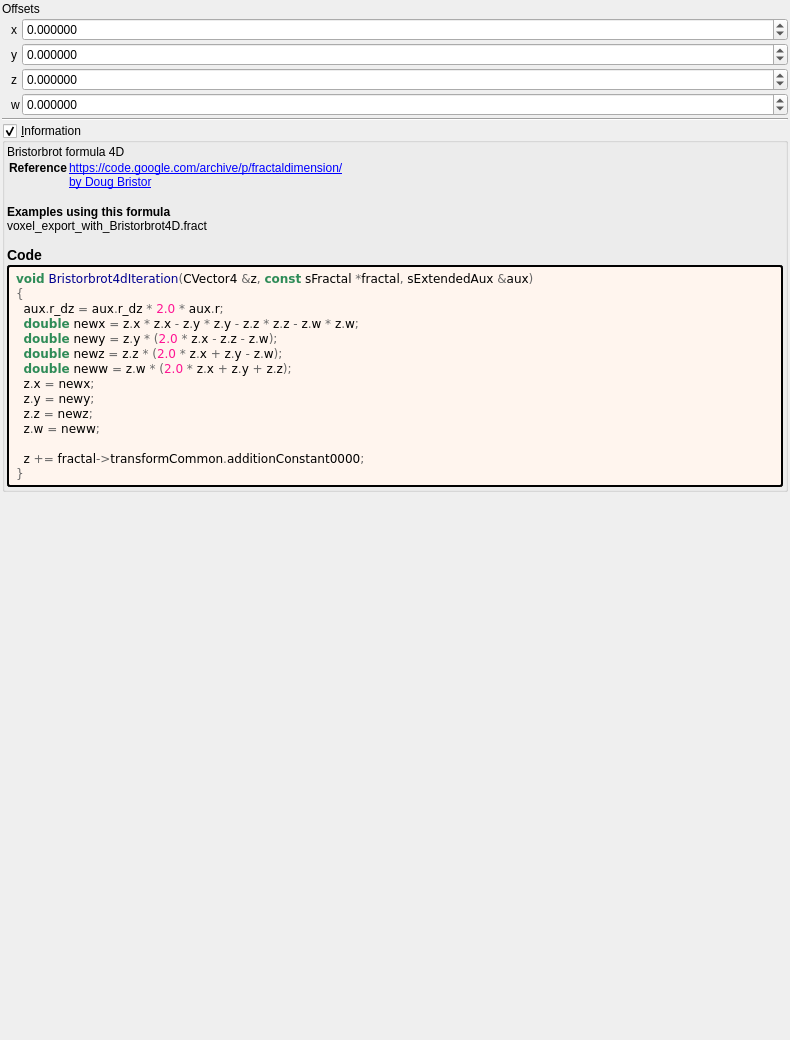
<?xml version="1.0" encoding="UTF-8"?>
<ui version="4.0">
 <class>Form</class>
 <widget class="QWidget" name="Form">
  <property name="geometry">
   <rect>
    <x>0</x>
    <y>0</y>
    <width>790</width>
    <height>1040</height>
   </rect>
  </property>
  <property name="windowTitle">
   <string notr="true">bristorbrot4d</string>
  </property>
  <layout class="QVBoxLayout" name="verticalLayout">
   <property name="spacing">
    <number>2</number>
   </property>
   <property name="leftMargin">
    <number>2</number>
   </property>
   <property name="topMargin">
    <number>2</number>
   </property>
   <property name="rightMargin">
    <number>2</number>
   </property>
   <property name="bottomMargin">
    <number>2</number>
   </property>
   <item>
    <widget class="QLabel" name="label_256">
     <property name="text">
      <string>Offsets</string>
     </property>
    </widget>
   </item>
   <item>
    <layout class="QGridLayout" name="gridLayout_63" columnstretch="0,0,0,1">
     <property name="spacing">
      <number>2</number>
     </property>
     <item row="3" column="2">
      <widget class="QLabel" name="label_112">
       <property name="text">
        <string notr="true">x</string>
       </property>
      </widget>
     </item>
     <item row="5" column="3">
      <widget class="MyDoubleSpinBox" name="spinbox4_transf_addition_constant_0000_z">
       <property name="sizePolicy">
        <sizepolicy hsizetype="Minimum" vsizetype="Maximum">
         <horstretch>0</horstretch>
         <verstretch>0</verstretch>
        </sizepolicy>
       </property>
       <property name="prefix">
        <string/>
       </property>
       <property name="suffix">
        <string/>
       </property>
       <property name="decimals">
        <number>6</number>
       </property>
       <property name="minimum">
        <double>-99.989999999999995</double>
       </property>
       <property name="maximum">
        <double>99.989999999999995</double>
       </property>
       <property name="singleStep">
        <double>0.100000000000000</double>
       </property>
      </widget>
     </item>
     <item row="5" column="1">
      <widget class="QLabel" name="label_257">
       <property name="text">
        <string/>
       </property>
      </widget>
     </item>
     <item row="6" column="2">
      <widget class="QLabel" name="label_115">
       <property name="text">
        <string notr="true">w</string>
       </property>
      </widget>
     </item>
     <item row="4" column="2">
      <widget class="QLabel" name="label_113">
       <property name="text">
        <string notr="true">y</string>
       </property>
      </widget>
     </item>
     <item row="3" column="3">
      <widget class="MyDoubleSpinBox" name="spinbox4_transf_addition_constant_0000_x">
       <property name="sizePolicy">
        <sizepolicy hsizetype="Minimum" vsizetype="Maximum">
         <horstretch>0</horstretch>
         <verstretch>0</verstretch>
        </sizepolicy>
       </property>
       <property name="prefix">
        <string/>
       </property>
       <property name="suffix">
        <string/>
       </property>
       <property name="decimals">
        <number>6</number>
       </property>
       <property name="minimum">
        <double>-99.989999999999995</double>
       </property>
       <property name="maximum">
        <double>99.989999999999995</double>
       </property>
       <property name="singleStep">
        <double>0.100000000000000</double>
       </property>
      </widget>
     </item>
     <item row="4" column="3">
      <widget class="MyDoubleSpinBox" name="spinbox4_transf_addition_constant_0000_y">
       <property name="sizePolicy">
        <sizepolicy hsizetype="Minimum" vsizetype="Maximum">
         <horstretch>0</horstretch>
         <verstretch>0</verstretch>
        </sizepolicy>
       </property>
       <property name="prefix">
        <string/>
       </property>
       <property name="suffix">
        <string/>
       </property>
       <property name="decimals">
        <number>6</number>
       </property>
       <property name="minimum">
        <double>-99.989999999999995</double>
       </property>
       <property name="maximum">
        <double>99.989999999999995</double>
       </property>
       <property name="singleStep">
        <double>0.100000000000000</double>
       </property>
      </widget>
     </item>
     <item row="5" column="2">
      <widget class="QLabel" name="label_114">
       <property name="text">
        <string notr="true">z</string>
       </property>
      </widget>
     </item>
     <item row="6" column="3">
      <widget class="MyDoubleSpinBox" name="spinbox4_transf_addition_constant_0000_w">
       <property name="sizePolicy">
        <sizepolicy hsizetype="Minimum" vsizetype="Maximum">
         <horstretch>0</horstretch>
         <verstretch>0</verstretch>
        </sizepolicy>
       </property>
       <property name="prefix">
        <string/>
       </property>
       <property name="suffix">
        <string/>
       </property>
       <property name="decimals">
        <number>6</number>
       </property>
       <property name="minimum">
        <double>-99.989999999999995</double>
       </property>
       <property name="maximum">
        <double>99.989999999999995</double>
       </property>
       <property name="singleStep">
        <double>0.100000000000000</double>
       </property>
      </widget>
     </item>
    </layout>
   </item>
   <item>
    <widget class="Line" name="line_53">
     <property name="orientation">
      <enum>Qt::Horizontal</enum>
     </property>
    </widget>
   </item>
   <item>
    <widget class="MyGroupBox" name="groupCheck_info">
     <property name="title">
      <string>&amp;Information</string>
     </property>
     <property name="flat">
      <bool>false</bool>
     </property>
     <property name="checkable">
      <bool>true</bool>
     </property>
     <layout class="QVBoxLayout" name="verticalLayout_2">
      <property name="spacing">
       <number>2</number>
      </property>
      <property name="leftMargin">
       <number>2</number>
      </property>
      <property name="topMargin">
       <number>2</number>
      </property>
      <property name="rightMargin">
       <number>2</number>
      </property>
      <property name="bottomMargin">
       <number>2</number>
      </property>
      <item>
       <widget class="QLabel" name="label_information_general">
        <property name="text">
         <string notr="true">&lt;p&gt;Bristorbrot formula 4D&lt;/p&gt;&lt;table&gt;
&lt;tr&gt;&lt;th&gt;Reference&lt;/th&gt;&lt;td&gt;&lt;a href=&quot;https://code.google.com/archive/p/fractaldimension/&quot;&gt;https://code.google.com/archive/p/fractaldimension/&lt;br&gt;
&lt;a href=&quot;by Doug Bristor&quot;&gt;by Doug Bristor&lt;br&gt;
&lt;/td&gt;&lt;/tr&gt;
&lt;/table&gt;
&lt;br&gt;&lt;b&gt;Examples using this formula&lt;/b&gt;&lt;br&gt;voxel_export_with_Bristorbrot4D.fract&lt;h3&gt;Code&lt;/h3&gt;</string>
        </property>
        <property name="wordWrap">
         <bool>true</bool>
        </property>
        <property name="openExternalLinks">
         <bool>true</bool>
        </property>
        <property name="textInteractionFlags">
         <set>Qt::LinksAccessibleByMouse|Qt::TextSelectableByMouse</set>
        </property>
       </widget>
      </item>
      <item>
       <widget class="QLabel" name="label_code_content">
        <property name="styleSheet">
         <string notr="true">border-style: outset; border-width: 2px; border-radius: 3px; border-color: black; background-color: #fff5ee; padding: 4px;</string>
        </property>
        <property name="text">
         <string notr="true">&lt;body style=&quot;background-color:#fff5ee&quot;&gt;
&lt;pre style=&quot;color:#000000; background-color:#fff5ee;  font-family:'Courier New',monospace;&quot;&gt;&lt;span style=&quot;color:#2e8b57; font-weight:bold&quot;&gt;void&lt;/span&gt; &lt;span style=&quot;color:#00008f&quot;&gt;Bristorbrot4dIteration&lt;/span&gt;&lt;span style=&quot;color:#676767&quot;&gt;(&lt;/span&gt;CVector4 &lt;span style=&quot;color:#676767&quot;&gt;&amp;amp;&lt;/span&gt;z&lt;span style=&quot;color:#676767&quot;&gt;,&lt;/span&gt; &lt;span style=&quot;color:#2e8b57; font-weight:bold&quot;&gt;const&lt;/span&gt; sFractal &lt;span style=&quot;color:#676767&quot;&gt;*&lt;/span&gt;fractal&lt;span style=&quot;color:#676767&quot;&gt;,&lt;/span&gt; sExtendedAux &lt;span style=&quot;color:#676767&quot;&gt;&amp;amp;&lt;/span&gt;aux&lt;span style=&quot;color:#676767&quot;&gt;)&lt;/span&gt;
&lt;span style=&quot;color:#676767&quot;&gt;{&lt;/span&gt;
  aux&lt;span style=&quot;color:#676767&quot;&gt;.&lt;/span&gt;r_dz &lt;span style=&quot;color:#676767&quot;&gt;=&lt;/span&gt; aux&lt;span style=&quot;color:#676767&quot;&gt;.&lt;/span&gt;r_dz &lt;span style=&quot;color:#676767&quot;&gt;*&lt;/span&gt; &lt;span style=&quot;color:#ff1493&quot;&gt;2.0&lt;/span&gt; &lt;span style=&quot;color:#676767&quot;&gt;*&lt;/span&gt; aux&lt;span style=&quot;color:#676767&quot;&gt;.&lt;/span&gt;r&lt;span style=&quot;color:#676767&quot;&gt;;&lt;/span&gt;
  &lt;span style=&quot;color:#2e8b57; font-weight:bold&quot;&gt;double&lt;/span&gt; newx &lt;span style=&quot;color:#676767&quot;&gt;=&lt;/span&gt; z&lt;span style=&quot;color:#676767&quot;&gt;.&lt;/span&gt;x &lt;span style=&quot;color:#676767&quot;&gt;*&lt;/span&gt; z&lt;span style=&quot;color:#676767&quot;&gt;.&lt;/span&gt;x &lt;span style=&quot;color:#676767&quot;&gt;-&lt;/span&gt; z&lt;span style=&quot;color:#676767&quot;&gt;.&lt;/span&gt;y &lt;span style=&quot;color:#676767&quot;&gt;*&lt;/span&gt; z&lt;span style=&quot;color:#676767&quot;&gt;.&lt;/span&gt;y &lt;span style=&quot;color:#676767&quot;&gt;-&lt;/span&gt; z&lt;span style=&quot;color:#676767&quot;&gt;.&lt;/span&gt;z &lt;span style=&quot;color:#676767&quot;&gt;*&lt;/span&gt; z&lt;span style=&quot;color:#676767&quot;&gt;.&lt;/span&gt;z &lt;span style=&quot;color:#676767&quot;&gt;-&lt;/span&gt; z&lt;span style=&quot;color:#676767&quot;&gt;.&lt;/span&gt;w &lt;span style=&quot;color:#676767&quot;&gt;*&lt;/span&gt; z&lt;span style=&quot;color:#676767&quot;&gt;.&lt;/span&gt;w&lt;span style=&quot;color:#676767&quot;&gt;;&lt;/span&gt;
  &lt;span style=&quot;color:#2e8b57; font-weight:bold&quot;&gt;double&lt;/span&gt; newy &lt;span style=&quot;color:#676767&quot;&gt;=&lt;/span&gt; z&lt;span style=&quot;color:#676767&quot;&gt;.&lt;/span&gt;y &lt;span style=&quot;color:#676767&quot;&gt;* (&lt;/span&gt;&lt;span style=&quot;color:#ff1493&quot;&gt;2.0&lt;/span&gt; &lt;span style=&quot;color:#676767&quot;&gt;*&lt;/span&gt; z&lt;span style=&quot;color:#676767&quot;&gt;.&lt;/span&gt;x &lt;span style=&quot;color:#676767&quot;&gt;-&lt;/span&gt; z&lt;span style=&quot;color:#676767&quot;&gt;.&lt;/span&gt;z &lt;span style=&quot;color:#676767&quot;&gt;-&lt;/span&gt; z&lt;span style=&quot;color:#676767&quot;&gt;.&lt;/span&gt;w&lt;span style=&quot;color:#676767&quot;&gt;);&lt;/span&gt;
  &lt;span style=&quot;color:#2e8b57; font-weight:bold&quot;&gt;double&lt;/span&gt; newz &lt;span style=&quot;color:#676767&quot;&gt;=&lt;/span&gt; z&lt;span style=&quot;color:#676767&quot;&gt;.&lt;/span&gt;z &lt;span style=&quot;color:#676767&quot;&gt;* (&lt;/span&gt;&lt;span style=&quot;color:#ff1493&quot;&gt;2.0&lt;/span&gt; &lt;span style=&quot;color:#676767&quot;&gt;*&lt;/span&gt; z&lt;span style=&quot;color:#676767&quot;&gt;.&lt;/span&gt;x &lt;span style=&quot;color:#676767&quot;&gt;+&lt;/span&gt; z&lt;span style=&quot;color:#676767&quot;&gt;.&lt;/span&gt;y &lt;span style=&quot;color:#676767&quot;&gt;-&lt;/span&gt; z&lt;span style=&quot;color:#676767&quot;&gt;.&lt;/span&gt;w&lt;span style=&quot;color:#676767&quot;&gt;);&lt;/span&gt;
  &lt;span style=&quot;color:#2e8b57; font-weight:bold&quot;&gt;double&lt;/span&gt; neww &lt;span style=&quot;color:#676767&quot;&gt;=&lt;/span&gt; z&lt;span style=&quot;color:#676767&quot;&gt;.&lt;/span&gt;w &lt;span style=&quot;color:#676767&quot;&gt;* (&lt;/span&gt;&lt;span style=&quot;color:#ff1493&quot;&gt;2.0&lt;/span&gt; &lt;span style=&quot;color:#676767&quot;&gt;*&lt;/span&gt; z&lt;span style=&quot;color:#676767&quot;&gt;.&lt;/span&gt;x &lt;span style=&quot;color:#676767&quot;&gt;+&lt;/span&gt; z&lt;span style=&quot;color:#676767&quot;&gt;.&lt;/span&gt;y &lt;span style=&quot;color:#676767&quot;&gt;+&lt;/span&gt; z&lt;span style=&quot;color:#676767&quot;&gt;.&lt;/span&gt;z&lt;span style=&quot;color:#676767&quot;&gt;);&lt;/span&gt;
  z&lt;span style=&quot;color:#676767&quot;&gt;.&lt;/span&gt;x &lt;span style=&quot;color:#676767&quot;&gt;=&lt;/span&gt; newx&lt;span style=&quot;color:#676767&quot;&gt;;&lt;/span&gt;
  z&lt;span style=&quot;color:#676767&quot;&gt;.&lt;/span&gt;y &lt;span style=&quot;color:#676767&quot;&gt;=&lt;/span&gt; newy&lt;span style=&quot;color:#676767&quot;&gt;;&lt;/span&gt;
  z&lt;span style=&quot;color:#676767&quot;&gt;.&lt;/span&gt;z &lt;span style=&quot;color:#676767&quot;&gt;=&lt;/span&gt; newz&lt;span style=&quot;color:#676767&quot;&gt;;&lt;/span&gt;
  z&lt;span style=&quot;color:#676767&quot;&gt;.&lt;/span&gt;w &lt;span style=&quot;color:#676767&quot;&gt;=&lt;/span&gt; neww&lt;span style=&quot;color:#676767&quot;&gt;;&lt;/span&gt;

  z &lt;span style=&quot;color:#676767&quot;&gt;+=&lt;/span&gt; fractal&lt;span style=&quot;color:#676767&quot;&gt;-&amp;gt;&lt;/span&gt;transformCommon&lt;span style=&quot;color:#676767&quot;&gt;.&lt;/span&gt;additionConstant0000&lt;span style=&quot;color:#676767&quot;&gt;;&lt;/span&gt;
&lt;span style=&quot;color:#676767&quot;&gt;}&lt;/span&gt;
&lt;/pre&gt;
&lt;/body&gt;</string>
        </property>
        <property name="wordWrap">
         <bool>true</bool>
        </property>
        <property name="openExternalLinks">
         <bool>true</bool>
        </property>
        <property name="textInteractionFlags">
         <set>Qt::LinksAccessibleByMouse|Qt::TextSelectableByMouse</set>
        </property>
       </widget>
      </item>
     </layout>
    </widget>
   </item>
   <item>
    <spacer name="verticalSpacer">
     <property name="orientation">
      <enum>Qt::Vertical</enum>
     </property>
     <property name="sizeHint" stdset="0">
      <size>
       <width>20</width>
       <height>40</height>
      </size>
     </property>
    </spacer>
   </item>
  </layout>
 </widget>
 <customwidgets>
  <customwidget>
   <class>MyGroupBox</class>
   <extends>QGroupBox</extends>
   <header>my_group_box.h</header>
   <container>1</container>
  </customwidget>
  <customwidget>
   <class>MyDoubleSpinBox</class>
   <extends>QDoubleSpinBox</extends>
   <header>my_double_spin_box.h</header>
  </customwidget>
 </customwidgets>
 <tabstops>
  <tabstop>spinbox4_transf_addition_constant_0000_x</tabstop>
  <tabstop>spinbox4_transf_addition_constant_0000_y</tabstop>
  <tabstop>spinbox4_transf_addition_constant_0000_z</tabstop>
  <tabstop>spinbox4_transf_addition_constant_0000_w</tabstop>
  <tabstop>groupCheck_info</tabstop>
 </tabstops>
 <resources/>
 <connections/>
</ui>
